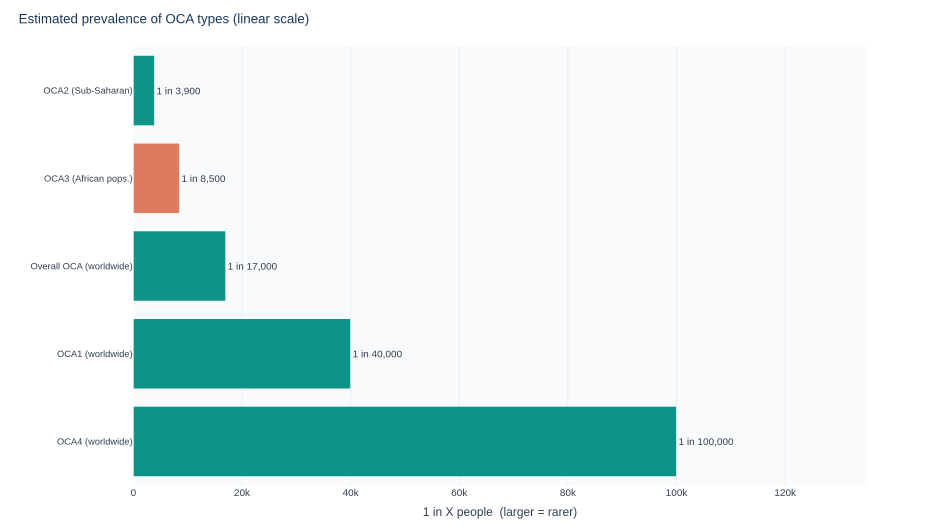
#> input picture charts/01_prevalence.png, 2800 x 1576 px, found by its file name (shown at 1/3 size)
$ python charts_plotly.py
#> lines starting #> are read from the running program, lines starting #| are printed output that depends on the picture
#!/usr/bin/env python3
"""
OCA3 report charts — built from scratch with Plotly + Kaleido.
Every chart exports at a FIXED pixel size so PDF embedding cannot distort.
"""
from __future__ import annotations

from pathlib import Path
import plotly.graph_objects as go
from plotly.subplots import make_subplots
from PIL import Image, ImageDraw, ImageFont

CHARTS = Path("/root/OCA3_Report/charts_v5")
CHARTS.mkdir(parents=True, exist_ok=True)

# Fixed export geometry (all non-pie charts use same frame → consistent PDF look)
W, H = 1400, 788  # ~16:9 at 2x for print
PIE_W, PIE_H = 1000, 1000  # square so circles stay circular
SCALE = 2  # kaleido scale for sharp text

NAVY = "#1a365d"
TEAL = "#0d9488"
CORAL = "#e07a5f"
GOLD = "#d4a373"
SLATE = "#334155"
MUTED = "#64748b"
LIGHT = "#f8fafc"
GRID = "#e2e8f0"

LAYOUT_BASE = dict(
    paper_bgcolor="white",
    plot_bgcolor=LIGHT,
    font=dict(family="Arial, Helvetica, sans-serif", size=15, color=SLATE),
)


def titled(text: str) -> dict:
    return dict(
        text=text,
        font=dict(size=20, color=NAVY, family="Arial, Helvetica, sans-serif"),
        x=0.02,
        xanchor="left",
    )


def export(fig: go.Figure, name: str, w: int = W, h: int = H) -> Path:
#> called with name = '01_prevalence.png', w = 1400, h = 788
    path = CHARTS / name
    fig.update_layout(width=w, height=h)
    fig.write_image(str(path), width=w, height=h, scale=SCALE, format="png")
    # Force RGB, verify size
    im = Image.open(path).convert("RGB")
#> im is the input picture: PIL image 2800x1576 RGB; mean R, G, B 220, 237.2, 236.7
    im.save(path, "PNG", optimize=True)
    print(f"  {name}: {im.size[0]}x{im.size[1]} AR={im.size[0]/im.size[1]:.3f}")
#|   01_prevalence.png: 2800x1576 AR=1.777
    return path


def chart_prevalence() -> Path:
    labels = [
        "OCA2 (Sub-Saharan)",
        "OCA3 (African pops.)",
        "Overall OCA (worldwide)",
        "OCA1 (worldwide)",
        "OCA4 (worldwide)",
    ]
    vals = [3900, 8500, 17000, 40000, 100000]
    colors = [TEAL, CORAL, TEAL, TEAL, TEAL]
    text = [f"1 in {v:,}" for v in vals]
    fig = go.Figure(go.Bar(
        x=vals, y=labels, orientation="h",
        marker=dict(color=colors, line=dict(color="white", width=1)),
        text=text, textposition="outside",
        cliponaxis=False,
        hovertemplate="%{y}: 1 in %{x:,}<extra></extra>",
    ))
    fig.update_layout(
        **LAYOUT_BASE,
        title=titled("Estimated prevalence of OCA types (linear scale)"),
        xaxis=dict(title="1 in X people  (larger = rarer)", gridcolor=GRID, zeroline=False,
                   range=[0, max(vals) * 1.35]),
        yaxis=dict(autorange="reversed", tickfont=dict(size=14)),
        margin=dict(l=200, r=100, t=70, b=60),
    )
    return export(fig, "01_prevalence.png")


def chart_share() -> Path:
    labels = ["OCA1", "OCA2", "OCA4", "OCA3", "Other (5–8)"]
    vals = [40, 30, 17, 3, 10]
    colors = [NAVY, TEAL, GOLD, CORAL, MUTED]
    fig = go.Figure(go.Pie(
        labels=labels, values=vals,
        hole=0.42,
        marker=dict(colors=colors, line=dict(color="white", width=3)),
        textinfo="label+percent",
        textfont=dict(size=14),
        pull=[0, 0, 0, 0.08, 0],
        sort=False,
    ))
    fig.update_layout(
        paper_bgcolor="white",
        font=dict(family="Arial, Helvetica, sans-serif", size=15, color=SLATE),
        title=dict(text="Approximate share of OCA subtypes<br><sup>Illustrative global mix; regional variation is large</sup>",
                   font=dict(size=18, color=NAVY), x=0.5, xanchor="center"),
        margin=dict(l=40, r=40, t=90, b=40),
        showlegend=False,
        annotations=[dict(text="OCA", x=0.5, y=0.5, font=dict(size=22, color=NAVY), showarrow=False)],
    )
    return export(fig, "02_subtype_share.png", PIE_W, PIE_H)
#> call 2 of export, with name = '02_subtype_share.png', w = 1000, h = 1000
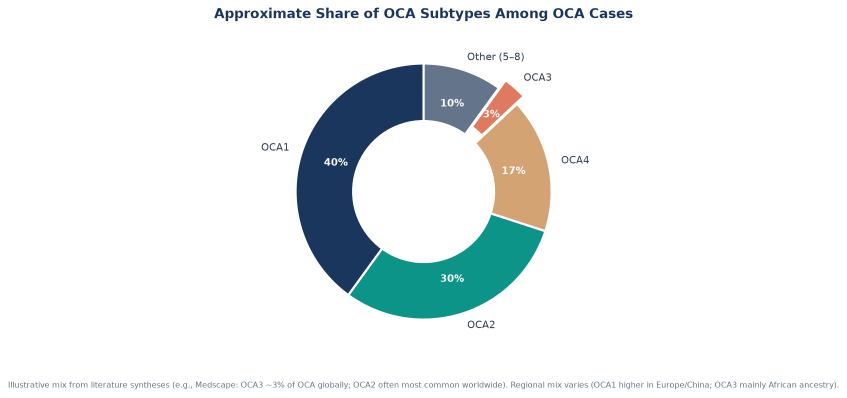
#> input picture charts/02_subtype_share.png, 1694 x 795 px, found by its file name (shown at 1/2 size)
#|   02_subtype_share.png: 1694x795 AR=2.131


def chart_ocular() -> Path:
    labels = [
        "Foveal hypoplasia",
        "Iris transillumination",
        "Fundus hypopigmentation",
        "Nystagmus present",
        "Strabismus (common)",
    ]
    vals = [97, 95, 94, 92, 50]
    fig = go.Figure(go.Bar(
        x=vals, y=labels, orientation="h",
        marker=dict(color=TEAL, line=dict(color="white", width=1)),
        text=[f"{v}%" for v in vals], textposition="outside",
        cliponaxis=False,
    ))
    fig.update_layout(
        **LAYOUT_BASE,
        title=titled("Ocular features commonly reported in albinism"),
        xaxis=dict(title="% of individuals (general albinism cohorts)", range=[0, 115],
                   gridcolor=GRID, zeroline=False, ticksuffix=""),
        yaxis=dict(autorange="reversed"),
        margin=dict(l=200, r=80, t=70, b=60),
    )
    return export(fig, "03_ocular_features.png")
#> call 3 of export, with name = '03_ocular_features.png', w = 1400, h = 788
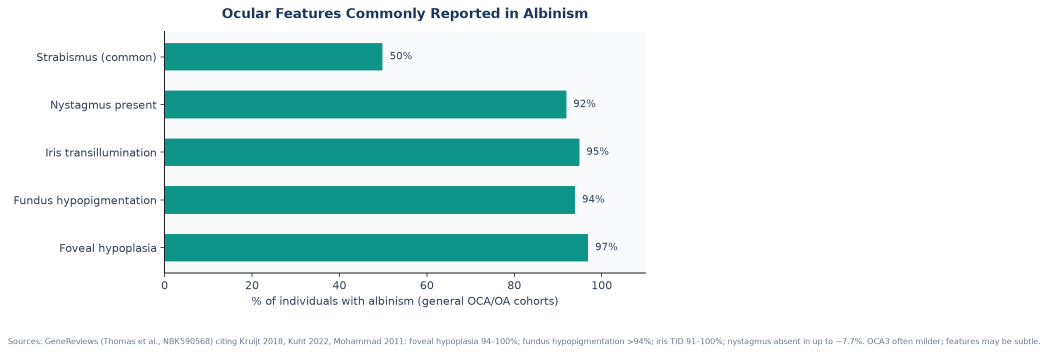
#> input picture charts/03_ocular_features.png, 2097 x 708 px, found by its file name (shown at 1/2 size)
#|   03_ocular_features.png: 2097x708 AR=2.962


def chart_severity() -> Path:
    domains = ["Skin/hair\nhypopigmentation", "Vision\nimpairment", "Nystagmus\nlikelihood",
               "Photophobia\nseverity", "Skin cancer\nrisk (UV)"]
    series = {
        "OCA1A": [5, 5, 5, 5, 5],
        "OCA2": [3, 4, 4, 4, 4],
        "OCA3": [2, 2, 2, 2, 3],
        "OCA4": [3, 3, 4, 3, 4],
    }
    colors = {"OCA1A": NAVY, "OCA2": TEAL, "OCA3": CORAL, "OCA4": GOLD}
    fig = go.Figure()
    for name, vals in series.items():
        fig.add_trace(go.Bar(
            name=name, x=domains, y=vals,
            marker_color=colors[name],
            text=vals, textposition="outside",
            cliponaxis=False,
        ))
    fig.update_layout(
        **LAYOUT_BASE,
        title=titled("Relative clinical severity (educational synthesis, not a clinical scale)"),
        barmode="group",
        yaxis=dict(title="1 = milder → 5 = more severe", range=[0, 6.2], gridcolor=GRID, dtick=1),
        xaxis=dict(tickfont=dict(size=12)),
        legend=dict(orientation="h", yanchor="bottom", y=1.02, x=0, bgcolor="rgba(0,0,0,0)"),
        margin=dict(l=70, r=30, t=90, b=70),
    )
    return export(fig, "04_severity_compare.png")
#> call 4 of export, with name = '04_severity_compare.png', w = 1400, h = 788
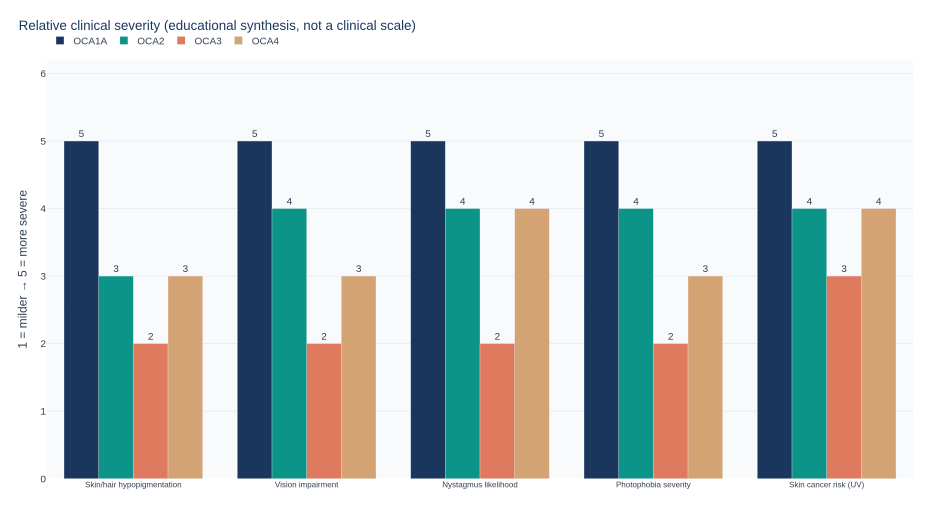
#> input picture charts/04_severity_compare.png, 2800 x 1576 px, found by its file name (shown at 1/3 size)
#> in export, im is the input picture: PIL image 2800x1576 RGB; mean R, G, B 197.1, 204.2, 203.5
#|   04_severity_compare.png: 2800x1576 AR=1.777


def chart_inheritance() -> Path:
    labels = ["Affected (OCA3)\n25%", "Carrier only\n50%", "Neither variant\n25%"]
    vals = [25, 50, 25]
    colors = [CORAL, TEAL, NAVY]
    fig = go.Figure(go.Pie(
        labels=labels, values=vals,
        marker=dict(colors=colors, line=dict(color="white", width=3)),
        textinfo="label+percent",
        textfont=dict(size=15),
        sort=False,
        hole=0.35,
    ))
    fig.update_layout(
        paper_bgcolor="white",
        font=dict(family="Arial, Helvetica, sans-serif", size=15, color=SLATE),
        title=dict(
            text="Autosomal recessive inheritance<br><sup>Both parents are carriers · each pregnancy independent</sup>",
            font=dict(size=18, color=NAVY), x=0.5, xanchor="center",
        ),
        margin=dict(l=40, r=40, t=100, b=40),
        showlegend=False,
        annotations=[dict(text="AR", x=0.5, y=0.5, font=dict(size=24, color=NAVY), showarrow=False)],
    )
    return export(fig, "05_inheritance.png", PIE_W, PIE_H)
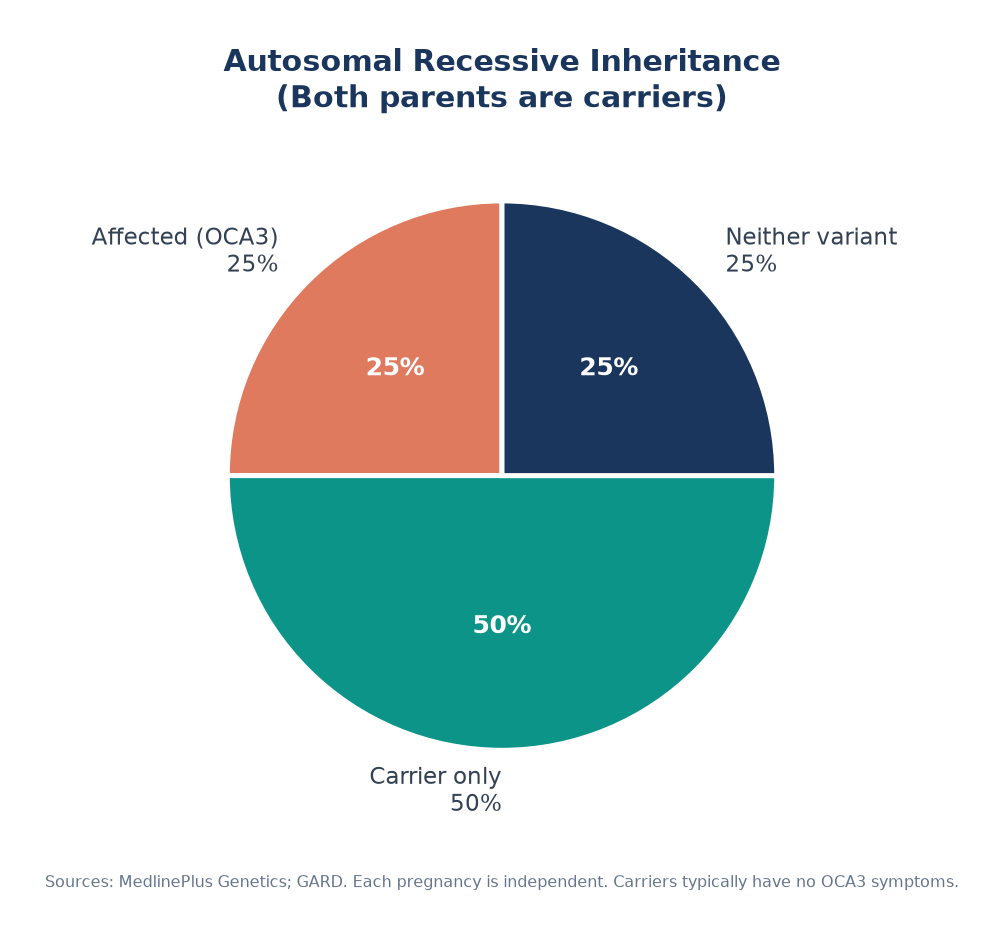
#> input picture charts/05_inheritance.png, 1004 x 936 px, found by its file name
#> in export, im is the input picture: PIL image 1004x936 RGB; mean R, G, B 206.6, 219, 218.8
#|   05_inheritance.png: 1004x936 AR=1.073


def chart_timeline() -> Path:
    """Horizontal process timeline as a clean scatter + annotations (no overlap)."""
    stages = [
        (0, "0–12 mo", "Infancy", "Nystagmus may appear\nTrack fixation"),
        (1, "1–3 yr", "Toddler", "Refraction · strabismus\nSun-safety habits"),
        (2, "3–6 yr", "Preschool", "Low-vision tools\nSchool readiness"),
        (3, "6–12 yr", "School age", "Classroom supports\nIEP/504 if needed"),
        (4, "13–18 yr", "Teens", "Skin checks · driving\nPsychosocial support"),
    ]
    xs = [s[0] for s in stages]
    fig = go.Figure()
    # baseline
    fig.add_trace(go.Scatter(
        x=[-0.2, 4.2], y=[0, 0], mode="lines",
        line=dict(color=TEAL, width=6), hoverinfo="skip", showlegend=False,
    ))
    # points
    colors = [NAVY if i != 1 else CORAL for i in range(5)]
    fig.add_trace(go.Scatter(
        x=xs, y=[0] * 5, mode="markers",
        marker=dict(size=28, color=colors, line=dict(color="white", width=3)),
        hoverinfo="skip", showlegend=False,
    ))
    # annotations above and below alternating
    for i, (x, age, name, blurb) in enumerate(stages):
        fig.add_annotation(
            x=x, y=0.55, text=f"<b>{age}</b><br>{name}",
            showarrow=False, font=dict(size=14, color=NAVY), align="center",
        )
        y_blurb = -0.55 if i % 2 == 0 else -1.05
        fig.add_annotation(
            x=x, y=y_blurb, text=blurb.replace("\n", "<br>"),
            showarrow=False, font=dict(size=12, color=SLATE), align="center",
            bgcolor="white", bordercolor=GRID, borderwidth=1, borderpad=6,
        )
    fig.add_annotation(
        x=1, y=1.05, text="<b>Current focus (~1 year old)</b>",
        showarrow=True, arrowhead=2, arrowcolor=CORAL,
        ax=40, ay=-30, font=dict(size=13, color=CORAL),
    )
    fig.update_layout(
        paper_bgcolor="white", plot_bgcolor="white",
        title=dict(text="Age-staged clinical & developmental watch timeline (OCA / OCA3)",
                   font=dict(size=18, color=NAVY), x=0.02, xanchor="left"),
        xaxis=dict(visible=False, range=[-0.5, 4.5]),
        yaxis=dict(visible=False, range=[-1.5, 1.4]),
        margin=dict(l=30, r=30, t=70, b=30),
        font=dict(family="Arial, Helvetica, sans-serif"),
    )
    return export(fig, "06_age_timeline.png")
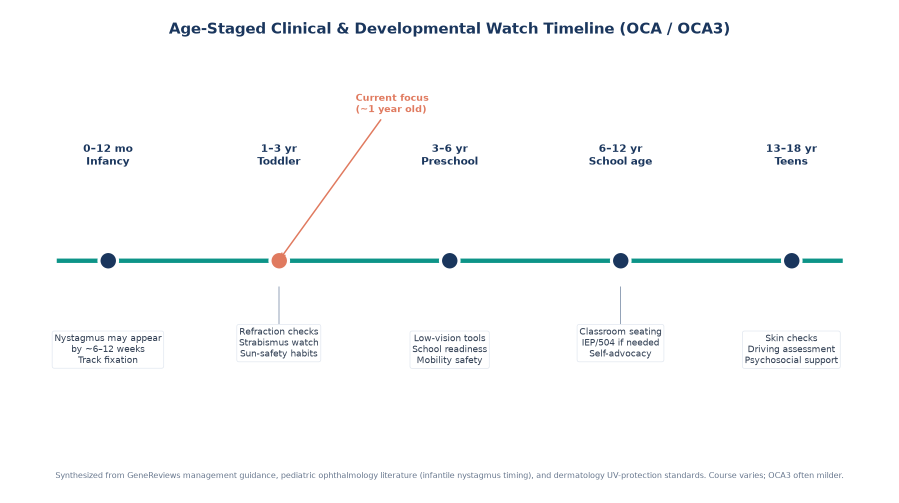
#> input picture charts/06_age_timeline.png, 1798 x 1005 px, found by its file name (shown at 1/2 size)
#> in export, im is the input picture: PIL image 1798x1005 RGB; mean R, G, B 249.5, 250.6, 251
#|   06_age_timeline.png: 1798x1005 AR=1.789


def chart_care_team() -> Path:
    roles = [
        "Pediatric\nOphthalmology",
        "Optometry /\nLow Vision",
        "Dermatology",
        "Genetics\nCounseling",
        "Pediatrics\n(PCP)",
        "Early\nIntervention",
        "School\nSupport",
        "Family /\nAdvocacy",
    ]
    vals = [10, 9, 9, 8, 8, 7, 8, 9]
    colors = [CORAL if i < 3 else TEAL for i in range(len(roles))]
    fig = go.Figure(go.Bar(
        x=roles, y=vals,
        marker=dict(color=colors, line=dict(color="white", width=1)),
        text=vals, textposition="outside", cliponaxis=False,
    ))
    fig.update_layout(
        **LAYOUT_BASE,
        title=titled("Multidisciplinary care team priorities for a child with OCA3"),
        yaxis=dict(title="Priority emphasis (1–10)", range=[0, 12], gridcolor=GRID, dtick=2),
        xaxis=dict(tickfont=dict(size=12)),
        margin=dict(l=70, r=30, t=70, b=80),
    )
    return export(fig, "07_care_team.png")


# [95 lines left out: functions chart_fidelity, chart_pathway, not called in this run]


def build_all() -> dict[str, Path]:
    print("Building Plotly/Pillow charts from scratch…")
    paths = {
        "prevalence": chart_prevalence(),
        "share": chart_share(),
        "ocular": chart_ocular(),
        "severity": chart_severity(),
        "inheritance": chart_inheritance(),
        "timeline": chart_timeline(),
        "care": chart_care_team(),
        "fidelity": chart_fidelity(),
        "pathway": chart_pathway(),
    }
    print("Done.", len(paths), "charts →", CHARTS)
    return paths


if __name__ == "__main__":
#> (the run stopped early here; a loop or call above may not have finished)
